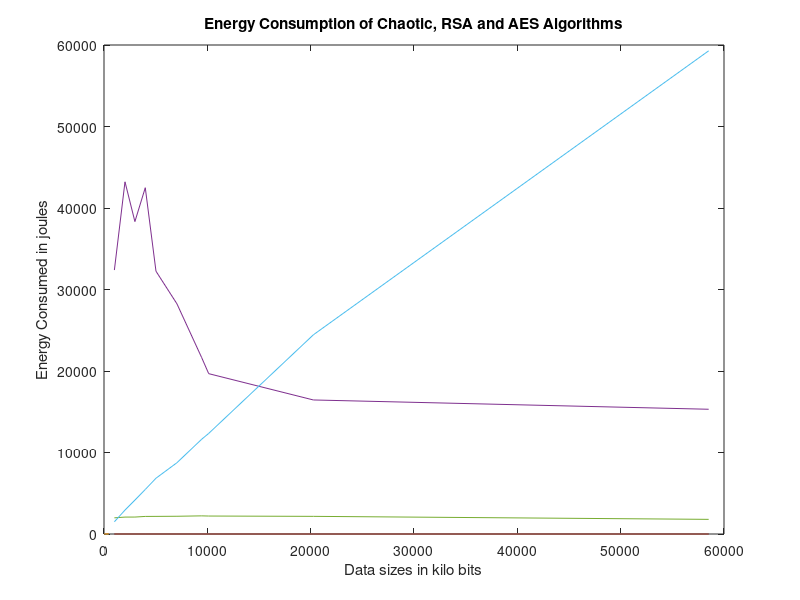

The MATLAB source for this figure:
%@uthor: Alem Haddush Fitwi, M.Sc in Computer Engineering
%Performance Analysis
%--------------------------------------------------------------------------
%Encryption Times
EncTCE=[0.031  	0.047  	0.078  	0.094  	0.156  	0.250  	0.437  	0.515  	1.232  	3.823 ];
EncTRSA=[0.506	0.978	1.438	1.852	2.326	3.243	4.248	4.596	9.355	32.554];
EncTAES=[0.669	0.692	0.719	0.731	0.735	0.807	0.813	0.821	0.829	0.987];
%--------------------------------------------------------------------------
%Data in kilo bits and in bytes
data=[7.84	15.87	23.36	31.20	39.30	55.16	73.87	79.16	158.30	457.16];
datab=[1004	2031	2990	3994	5030	7060	9455	10132	20262	58516];

for i=1:10
    %Thruputs
    CETH(i)=datab(i)/EncTCE(i);
    RSATH(i)=datab(i)/EncTRSA(i);
    AESTH(i)=datab(i)/EncTAES(i);
    %Power consumption
    PCE(i)=.1*1.25*EncTCE(i);
    PRSA(i)=.1*1.25*EncTRSA(i);
    PAES(i)=.1*1.25*EncTAES(i);
end
%----CEET
plot(data,EncTCE)
title('Chaotic Encryption Times')
xlabel('Data sizes in Kilo bits')
ylabel('Encryption times in sec')
%----CETH
plot(datab,CETH)
title('Throughputs')
xlabel('Data sizes in bytes')
ylabel('Throughputs of various data sizes')
%----PCE
plot(data,PCE)
title('Energy Consumption During Enciphering Process')
xlabel('Data sizes in kilo bits')
ylabel('Energy Consumed in joules')

% CE, AES, RSA Encryption Times
plot(data,EncTCE)
hold on
plot(data,EncTRSA);
hold on
plot(data,EncTAES);
title('Encryption times of Chaotic, RSA and AES')
xlabel('Data sizes in kilo bits')
ylabel('Encryption Times in sec')

% CE, AES, RSA Thruputs
plot(datab,CETH)
hold on
plot(datab,RSATH);
hold on
plot(datab,AESTH);
title('Thruputs of Chaotic, RSA and AES')
xlabel('Data sizes in bytes')
ylabel('Thruputs')

% CE, AES, RSA Power consumptions
plot(datab,PCE)
hold on
plot(datab,PRSA);
hold on
plot(datab,PAES);
title('Energy Consumption of Chaotic, RSA and AES Algorithms')
xlabel('Data sizes in kilo bits')
ylabel('Energy Consumed in joules')

%----------------End of Program--------------------------------